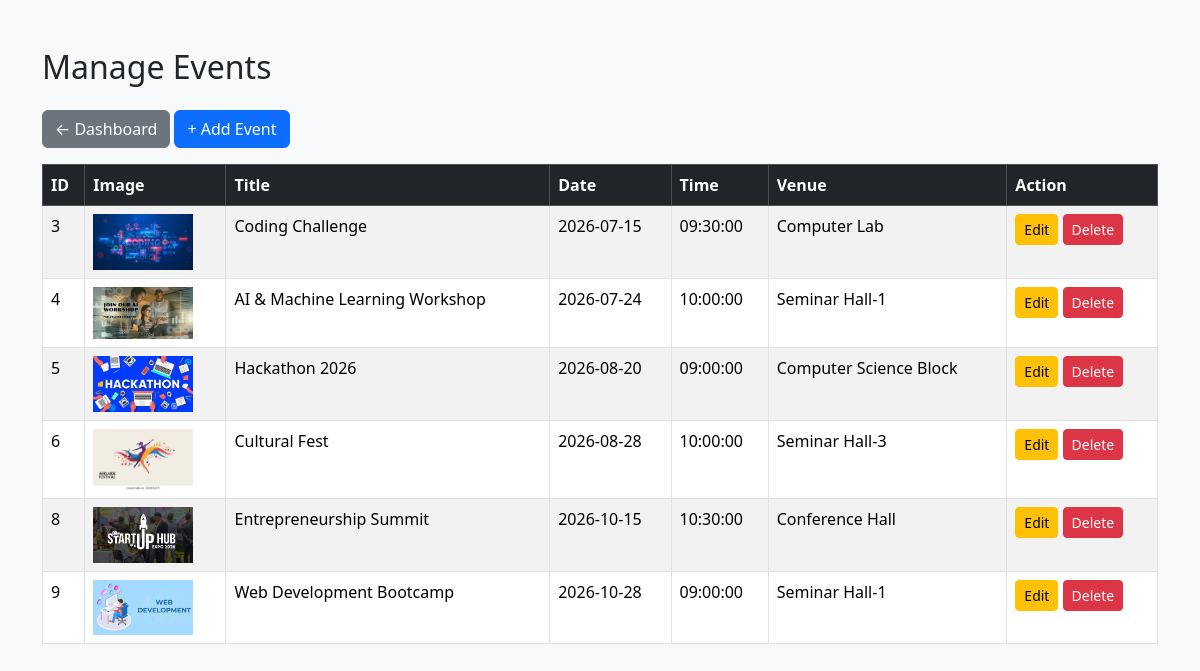
/admin/manage-events.php (signed in), run on the app's committed database.
### tables this page shows
CREATE TABLE `events` (
  `id` int NOT NULL,
  `title` varchar(100) NOT NULL,
  `description` text NOT NULL,
  `event_date` date NOT NULL,
  `event_time` time NOT NULL,
  `venue` varchar(100) NOT NULL,
  `image` varchar(255) NOT NULL,
  `created_at` timestamp NULL DEFAULT CURRENT_TIMESTAMP
);

### admin/manage-events.php (the view, shortened to what this page needs)
<?php
include("../includes/db.php");
$result = mysqli_query($conn, "SELECT * FROM events ORDER BY event_date ASC");
?>
<!DOCTYPE html>
<html lang="en">
<head>
<link href="https://cdn.jsdelivr.net/npm/bootstrap@5.3.3/dist/css/bootstrap.min.css" rel="stylesheet">
</head>
<body class="bg-light">
<div class="container mt-5">
<h2 class="mb-4">Manage Events</h2>
<a href="dashboard.php" class="btn btn-secondary mb-3">
← Dashboard
</a>
<a href="add-event.php" class="btn btn-primary mb-3">
+ Add Event
</a>
<table class="table table-bordered table-striped">
<thead class="table-dark">
<tr>
<th>ID</th>
<th>Image</th>
<th>Title</th>
<th>Date</th>
<th>Time</th>
<th>Venue</th>
<th>Action</th>
</tr>
</thead>
<tbody>
<?php while($row=mysqli_fetch_assoc($result)){ ?>
<tr>
<td><?php echo $row['id']; ?></td>
<td>
<img src="../uploads/<?php echo $row['image']; ?>" width="100">
</td>
<td><?php echo $row['title']; ?></td>
<td><?php echo $row['event_date']; ?></td>
<td><?php echo $row['event_time']; ?></td>
<td><?php echo $row['venue']; ?></td>
<td>
<a href="edit-event.php?id=<?php echo $row['id']; ?>"
class="btn btn-warning btn-sm">
Edit
</a>
<a href="delete-event.php?id=<?php echo $row['id']; ?>"
class="btn btn-danger btn-sm"
onclick="return confirm('Delete this event?')">
Delete
</a>
</td>
</tr>
<?php } ?>
</tbody>
</table>
</div>
</body>
</html>

### data on the page
events: id "3", image (picture), title "Coding Challenge", event_date "2026-07-15", event_time "09:30:00", venue "Computer Lab"
events: id "4", image (picture), title "AI & Machine Learning Workshop", event_date "2026-07-24", event_time "10:00:00", venue "Seminar Hall-1"
events: id "5", image (picture), title "Hackathon 2026", event_date "2026-08-20", event_time "09:00:00", venue "Computer Science Block"
events: id "6", image (picture), title "Cultural Fest", event_date "2026-08-28", event_time "10:00:00", venue "Seminar Hall-3"
events: id "8", image (picture), title "Entrepreneurship Summit", event_date "2026-10-15", event_time "10:30:00", venue "Conference Hall"
events: id "9", image (picture), title "Web Development Bootcamp", event_date "2026-10-28", event_time "09:00:00", venue "Seminar Hall-1"
